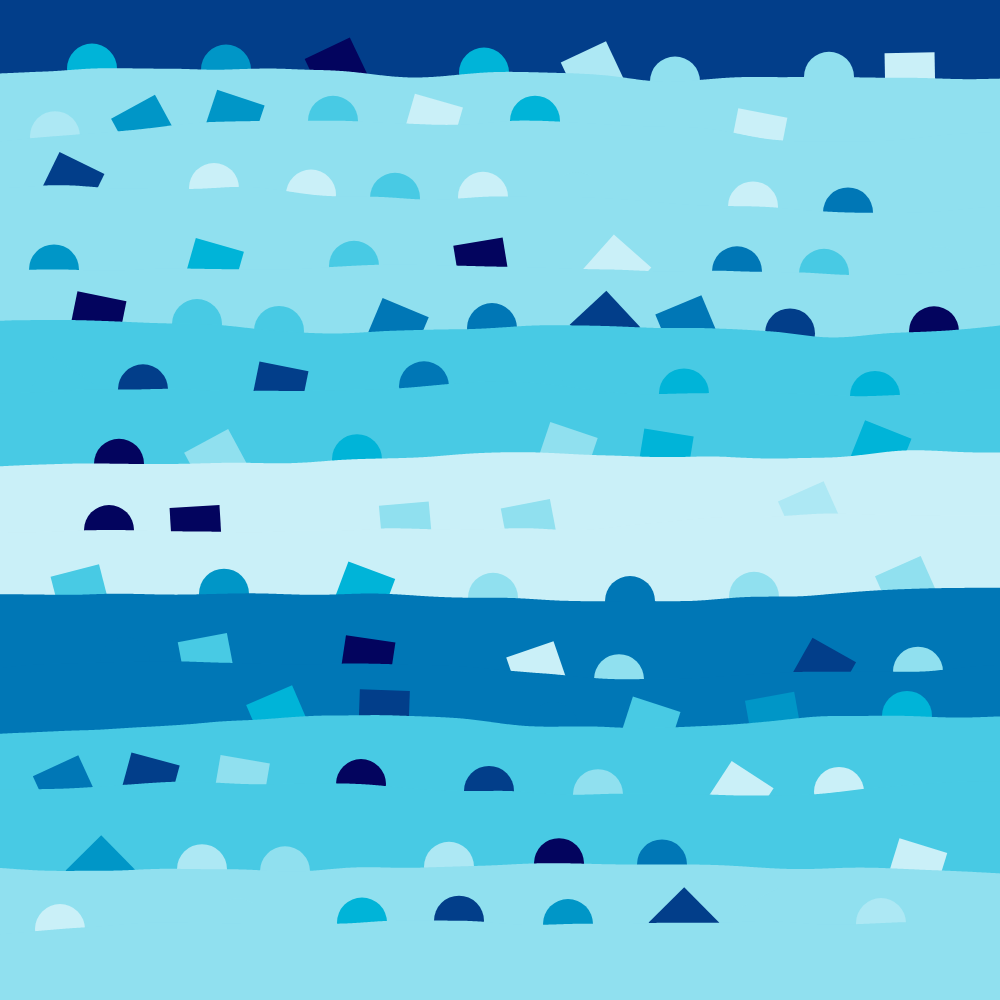
Frame 1 (no input)
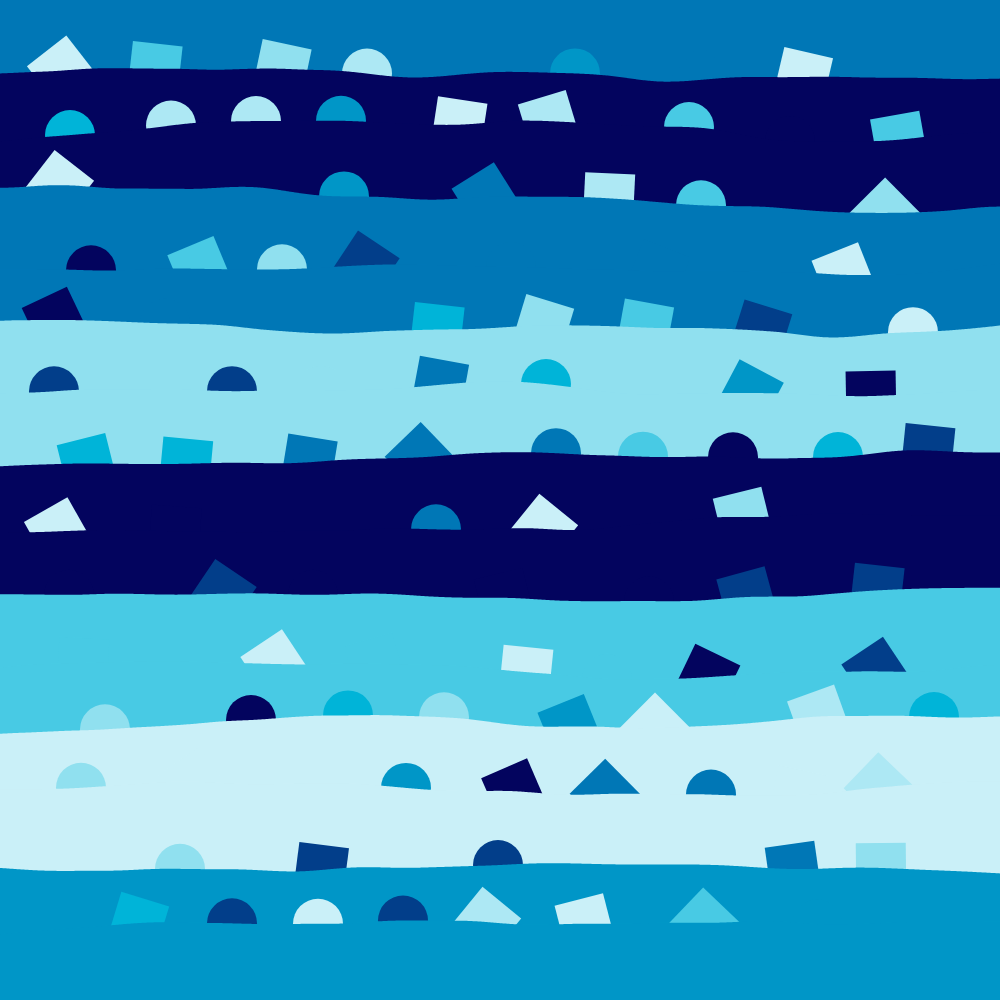
Frame 2 (the mouse pressed at the canvas centre, redrawn once)

The p5.js sketch that drew these frames (run headless with seeded random() and noise() and a simulated clock; the mouse was pressed at the canvas centre and the sketch redrawn once):

// p5.js sketch
// ── sketch.js
let textureNoiseScale = 0.02;
let waveNoiseScale = 0.002;
let pixelNoiseScale = 0.001;
let numWaves = 15;
let id = 0;
let count = 0;
// let palette = ["#072227", "#35858B", "#4FBDBA", "#AEFEFF"];
let palette = [
  "#03045E", // 3, 4, 94
  "#023E8A",
  "#0077B6",
  "#0096C7",
  "#00B4D8",
  "#48CAE4",
  "#90E0EF",
  "#ADE8F4",
  "#CAF0F8",
];
let waveColor;

function setup() {
  createCanvas(1000, 1000);
  noStroke();
  noLoop();
  rectMode(CENTER);
  // colorMode(HSB, 360, 100, 100);
  pixelDensity(1);
  waveColor = random(palette);
}

function draw() {
  background(random(palette));
  for (let i = 1; i < numWaves; i++) {
    waveShape(0, (height / numWaves) * i, width, (height / numWaves) * i);
    id = i;
  }
}

function makeSandy() {
  let d = pixelDensity();
  loadPixels();
  for (let x = 0; x < width; x++) {
    for (let y = 0; y < height; y++) {
      let i = 4 * d * (y * d * width + x);
      let dark = random() < 0.1;
      let darkCol = color(palette[0]);
      let pixelCol = get(x, y);

      let h = round(lerp(29, 36, random()));
      let s = saturation(pixelCol);
      let v = 5;
      let l = lightness(pixelCol) + (dark ? random(-5, -15) : random(-v, v));

      let n = noise(x * pixelNoiseScale, y * pixelNoiseScale);
      let nn = map(n, 0, 1, 0.5, 1);

      let newCol = color(`hsl(${h}, ${s}%, ${constrain(l, 0, 100) * nn}%)`);

      pixels[i] = red(newCol);
      pixels[i + 1] = green(newCol);
      pixels[i + 2] = blue(newCol);
      pixels[i + 3] = 255;
    }
  }
  updatePixels();
}

function waveShape(x1, y1, x2, y2) {
  if (id % 2 == 0) {
    waveColor = random(palette);
  }
  let d = dist(x1, y1, x2, y2);
  let numPoints = d;
  beginShape();
  for (let i = 0; i <= numPoints; i++) {
    let x = lerp(x1, x2, i / numPoints);
    let y = lerp(y1, y2, i / numPoints);
    let n = noise(y + x * waveNoiseScale);
    let v = height / 33;
    let newY = map(n, 0, 1, y - v, y + v);
    vertex(x, newY);
    let w = 50;
    if (random() < 0.02 && count > w * 1.6 && x > w && x < width - w) {
      fill(random(palette));
      let r = random();
      if (r < 0.5) {
        circle(x, newY, w);
      } else {
        push();
        translate(x, newY);
        rotate(random(TWO_PI));
        square(0, 0, w);
        pop();
      }
      // else {
      //   push();
      //   translate(x, newY);
      //   rotate(random(TWO_PI));
      //   triangle(-(w / 5) * 3, 10, (w / 5) * 3, 10, 0, (-w / 5) * 4);
      //   pop();
      // }

      count = 0;
    }
    count++;
  }
  vertex(width, height);
  vertex(0, height);
  fill(waveColor);
  endShape(CLOSE);
}
